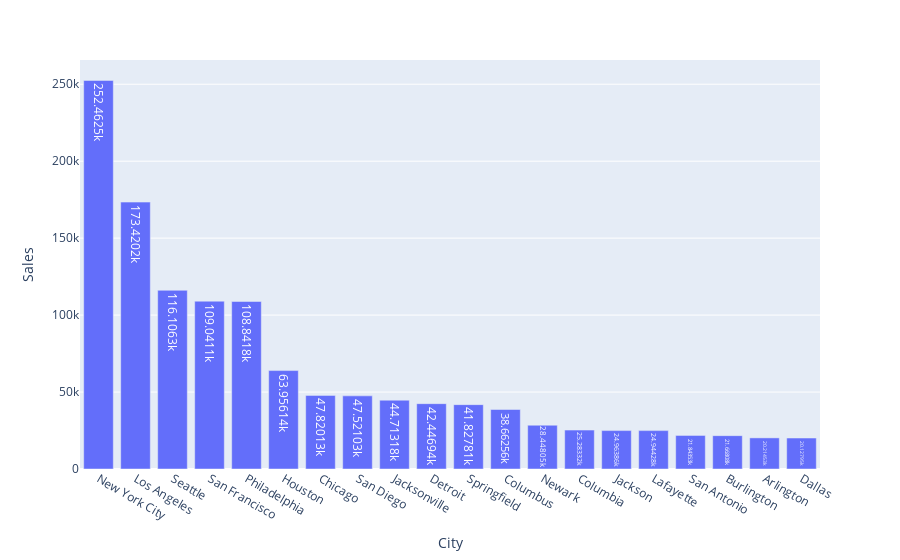

Source (notebook cell):
### Code cell
import plotly.express as px
fig = px.bar(Top_cities, x = 'City', y = 'Sales', text_auto=True )
fig.show()

### Figure 1 — Plotly figure (JSON) as saved in the notebook; plotly's stock layout.template omitted (floating-point values rounded to 4 significant figures)
{"data": [{"alignmentgroup": "True", "hovertemplate": "City=%{x}<br>Sales=%{y}<extra></extra>", "legendgroup": "", "marker": {"color": "#636efa", "pattern": {"shape": ""}}, "name": "", "offsetgroup": "", "orientation": "v", "showlegend": false, "textposition": "auto", "texttemplate": "%{y}", "type": "bar", "x": ["New York City", "Los Angeles", "Seattle", "San Francisco", "Philadelphia", "Houston", "Chicago", "San Diego", "Jacksonville", "Detroit", "Springfield", "Columbus", "Newark", "Columbia", "Jackson", "Lafayette", "San Antonio", "Burlington", "Arlington", "Dallas"], "xaxis": "x", "y": [252500.0, 173400.0, 116100.0, 109000.0, 108800.0, 63960.0, 47820.0, 47520.0, 44710.0, 42450.0, 41830.0, 38660.0, 28450.0, 25280.0, 24960.0, 24940.0, 21840.0, 21670.0, 20210.0, 20130.0], "yaxis": "y"}], "layout": {"barmode": "relative", "legend": {"tracegroupgap": 0}, "margin": {"t": 60}, "xaxis": {"anchor": "y", "domain": [0, 1], "title": {"text": "City"}}, "yaxis": {"anchor": "x", "domain": [0, 1], "title": {"text": "Sales"}}}}
